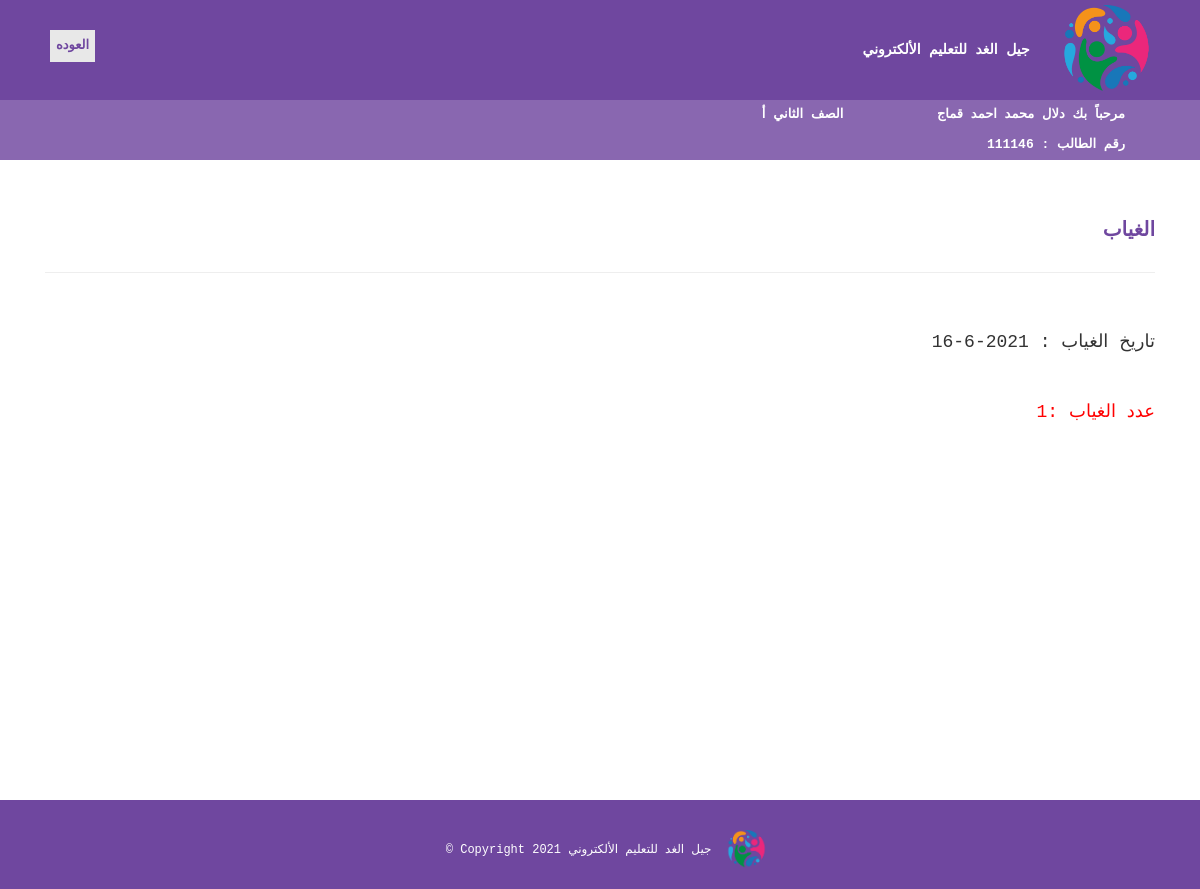
The page /student/showattendance.php?id=7 (signed in) on the database its author committed.
### tables this page shows
CREATE TABLE `student` (
  `id` int(50) NOT NULL,
  `password` varchar(50) NOT NULL,
  `section_id` int(11) NOT NULL,
  `first_name` varchar(50) NOT NULL,
  `second_name` varchar(50) NOT NULL,
  `third_name` varchar(50) NOT NULL,
  `last_name` varchar(50) NOT NULL,
  `mother_name` varchar(15) NOT NULL,
  `guardian` varchar(15) NOT NULL,
  `identity_number` varchar(50) NOT NULL,
  `gender` varchar(50) NOT NULL,
  `phone` varchar(50) NOT NULL,
  `religion` varchar(15) NOT NULL,
  `address` varchar(50) NOT NULL,
  `nationality` varchar(50) NOT NULL,
  `date_of_birth` date NOT NULL,
  `place_of_birth` varchar(15) NOT NULL,
  `creationDate` timestamp NULL DEFAULT current_timestamp(),
  `updationDate` varchar(255) DEFAULT NULL
);

CREATE TABLE `course` (
  `id` int(11) NOT NULL,
  `className` varchar(50) DEFAULT NULL,
  `numOfSection` varchar(10) DEFAULT NULL,
  `creationDate` timestamp NULL DEFAULT current_timestamp(),
  `updationDate` varchar(255) DEFAULT NULL
);

CREATE TABLE `attendance` (
  `id` int(10) NOT NULL,
  `student_id` varchar(50) NOT NULL,
  `class` varchar(20) NOT NULL,
  `subject` varchar(50) NOT NULL,
  `date` varchar(25) NOT NULL DEFAULT '0000-00-00',
  `attendance` int(1) NOT NULL DEFAULT 0
);

### student/showattendance.php (the view, shortened to what this page needs)
<?php
include('includes/config.php');
?>
<!DOCTYPE html>
<html lang="en">
<head>
  <link rel="stylesheet" href="https://use.fontawesome.com/releases/v5.11.2/css/all.css">
  <link href="css/bootstrap.min.css" rel="stylesheet">
  <link href="css/mdb.min.css" rel="stylesheet">
      <link href="assets/css/bootstrap.css" rel="stylesheet" />
    <link href="assets/css/font-awesome.css" rel="stylesheet" />
    <link href="assets/css/style.css" rel="stylesheet" />
</head>
<body  style="font-family:Courier New;  margin:0; ">
     <?php include('includes/header.php');?>
<a href="attendance.php"> <b> <button  style="position: absolute;
  left: 50px; top:30px; color:#6F479F; border: none; background-color:#e8e8e8;">العوده</button></b></a>
 <main>
    <div class="content-wrapper">
        <div class="container">
              <div class="row">
                  <div class="col-md-12">
                         <h1  style="color:#6F479F; background-color:#fff; font-size:20px; font-weight: bold"> الغياب </h1>
                         <hr class="my-5" >
                    </div>
                </div>
    <br>
 <?php
$id=intval($_GET['id']);
require 'connvi.php';
$sq=mysqli_query($con,"SELECT * FROM `student` where id='".$_SESSION['login']."'");
$class= mysqli_fetch_array($sq);
$sql=mysqli_query($con,"SELECT * FROM `attendance` where class='".$class['section_id']."' AND subject='".$id."'  AND student_id='".$class['id']."' ");
$f=0;
while($fetch = mysqli_fetch_array($sql)){
?>
 <?php
   if ($fetch['attendance'] == '0'){
    $f=$f+1;
    $l=$fetch['date'];
    echo "<h4> تاريخ الغياب  :   $l  </h4>";
    echo "<br>";
}
     else
     $f=$f;
    ?>
<?php
}
?>
    <h4  class="h4 "> عدد الغياب  :<?php echo $f ?>  </h4>
      </div>
      </div>
</main>
<footer>
  <?php include('includes/footer.php');?>
    <script src="assets/js/bootstrap.js"></script> </footer>
</body>
</html>

### student/includes/header.php (shortened to what this page needs)
  <div style=" background-color:#6F479F ; color:#fff; font-size:14px ;font-weight: bold;">
                      <img src="jel.png" alt="logo"style="max-height: 100px; padding:5px; padding-right:30px;"/>
  جيل الغد للتعليم الألكتروني
     <div  style="color:#fff; font-size:13px ; padding-right:75px;  background-color:#8967B0 " >
            <?php
        $sql=mysqli_query($con,"SELECT * FROM `student` where id='".$_SESSION['login']."' ");
    $row=mysqli_fetch_array($sql);
echo "مرحباً بك ",$row['first_name'],' ',$row['second_name'],' ',$row['third_name'],' ',$row['last_name'];
        $s=mysqli_query($con,"SELECT * FROM `course` where id='".$row['section_id']."' ");
                                   $c= mysqli_fetch_array($s); echo "&nbsp; &nbsp; &nbsp; &nbsp; &nbsp; &nbsp; ",$c['className'],' ',$c['numOfSection'];
                echo "<br>","رقم الطالب : ",$row['id'];
             ?>
          </div>
</div>

### student/assets/css/style.css (style rules this page uses)
.content-wrapper { margin-top: 40px; min-height: 600px; padding-bottom: 60px; }
footer { padding: 10px; text-align: center; color: #fff; font-size: 12px; display:flex; background-color: #6F479F; }

### student/showattendance.php (style rules this page uses)
.h4 { font-weight: 500; line-height: 1.1; color: red; }

### rows shown on the page
student: first_name "دلال", second_name "محمد", third_name "احمد", last_name "قماج", id "111146"
course: className "الصف الثاني", numOfSection "أ"
attendance: date "2021-6-16"

### other values the page prints
$f "1"
